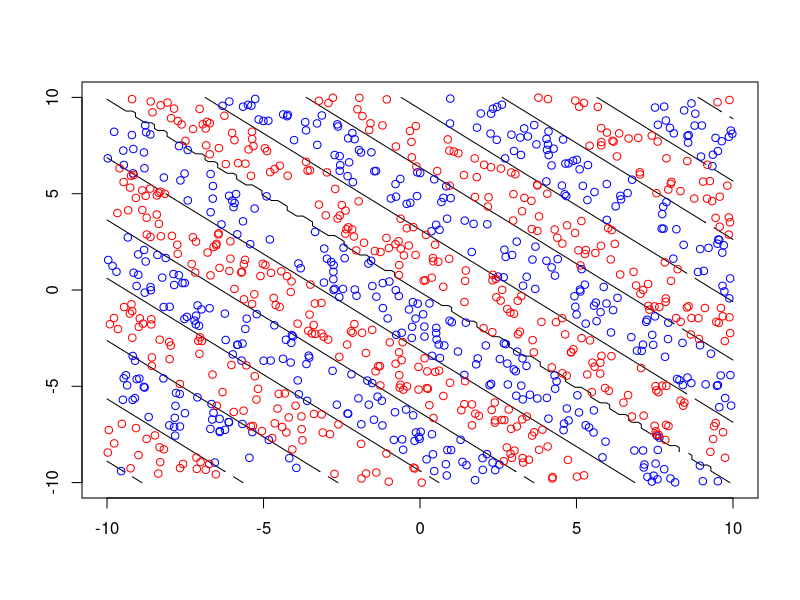

Write R code to recreate this figure.
n <- 1000
x1 <- runif(n, -10, 10)
x2 <- runif(n, -10, 10)
y <- sin(x1 + x2) < 0

# Create a grid of points to evaluate the decision boundary
x1_grid <- seq(-10, 10, length.out = 100)
x2_grid <- seq(-10, 10, length.out = 100)
grid <- expand.grid(x1_grid, x2_grid)

# Calculate the true decision boundary for each point in the grid
z <- apply(grid, 1, function(p) as.numeric(sin(p[1] + p[2]) < 0))

# Plot the true decision boundary using the contour function
contour(x1_grid, x2_grid, matrix(z, nrow = length(x2_grid), ncol = length(x1_grid)),
        levels = 0.5, labels = "", xlim = c(-10, 10), ylim = c(-10, 10))
points(x1[y], x2[y], col = "blue")
points(x1[!y], x2[!y], col = "red")


